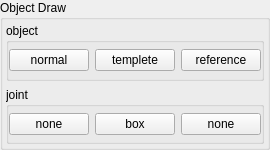
               <widget class="QGroupBox" name="groupBox">
                <property name="minimumSize">
                 <size>
                  <width>0</width>
                  <height>150</height>
                 </size>
                </property>
                <property name="maximumSize">
                 <size>
                  <width>16777215</width>
                  <height>150</height>
                 </size>
                </property>
                <property name="title">
                 <string>Object Draw </string>
                </property>
                <layout class="QVBoxLayout" name="verticalLayout_13">
                 <property name="leftMargin">
                  <number>3</number>
                 </property>
                 <property name="topMargin">
                  <number>3</number>
                 </property>
                 <property name="rightMargin">
                  <number>3</number>
                 </property>
                 <property name="bottomMargin">
                  <number>3</number>
                 </property>
                 <item>
                  <widget class="QGroupBox" name="objectDraw_Gb">
                   <property name="title">
                    <string>object</string>
                   </property>
                   <layout class="QHBoxLayout" name="horizontalLayout_8">
                    <property name="leftMargin">
                     <number>0</number>
                    </property>
                    <property name="topMargin">
                     <number>0</number>
                    </property>
                    <property name="rightMargin">
                     <number>0</number>
                    </property>
                    <property name="bottomMargin">
                     <number>0</number>
                    </property>
                    <item>
                     <widget class="QPushButton" name="pushButton">
                      <property name="text">
                       <string>normal</string>
                      </property>
                     </widget>
                    </item>
                    <item>
                     <widget class="QPushButton" name="pushButton_2">
                      <property name="text">
                       <string>templete</string>
                      </property>
                     </widget>
                    </item>
                    <item>
                     <widget class="QPushButton" name="pushButton_3">
                      <property name="text">
                       <string>reference</string>
                      </property>
                     </widget>
                    </item>
                   </layout>
                  </widget>
                 </item>
                 <item>
                  <widget class="QGroupBox" name="JntDraw_H">
                   <property name="title">
                    <string>joint</string>
                   </property>
                   <layout class="QHBoxLayout" name="horizontalLayout_9">
                    <property name="leftMargin">
                     <number>0</number>
                    </property>
                    <property name="topMargin">
                     <number>0</number>
                    </property>
                    <property name="rightMargin">
                     <number>0</number>
                    </property>
                    <property name="bottomMargin">
                     <number>0</number>
                    </property>
                    <item>
                     <widget class="QPushButton" name="pushButton_4">
                      <property name="text">
                       <string>none</string>
                      </property>
                     </widget>
                    </item>
                    <item>
                     <widget class="QPushButton" name="pushButton_5">
                      <property name="text">
                       <string>box</string>
                      </property>
                     </widget>
                    </item>
                    <item>
                     <widget class="QPushButton" name="pushButton_6">
                      <property name="text">
                       <string>none</string>
                      </property>
                     </widget>
                    </item>
                   </layout>
                  </widget>
                 </item>
                </layout>
               </widget>
